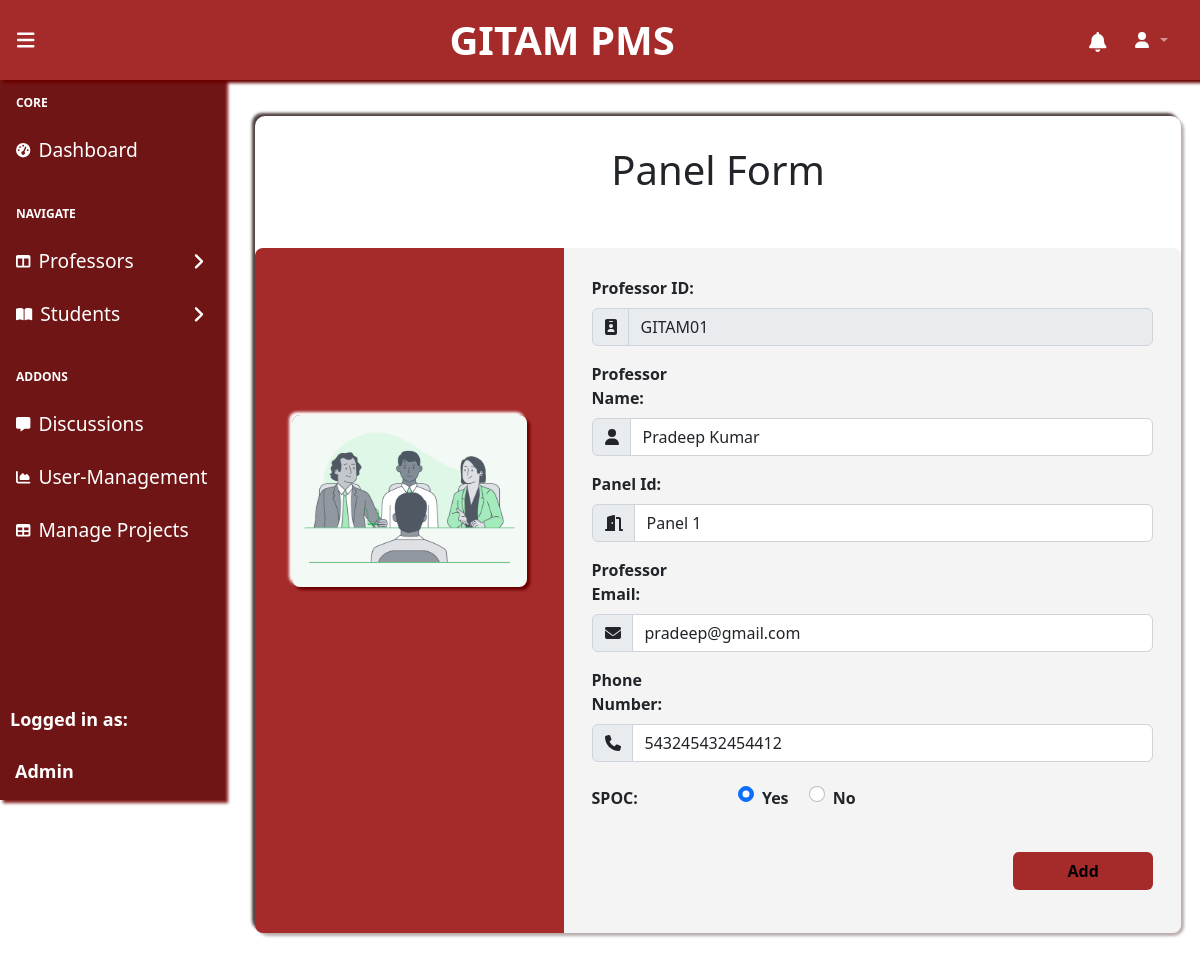
The app's page /Dashboard-Admin/includes/Edit_panel.php?professor_id=GITAM01 (signed in) with its own data.
### tables this page shows
CREATE TABLE `panels_list` (
  `id` int(11) NOT NULL,
  `professor_id` varchar(255) NOT NULL,
  `professor_name` varchar(255) NOT NULL,
  `panel_id` varchar(255) NOT NULL,
  `professor_email` varchar(255) NOT NULL,
  `phone_number` varchar(255) NOT NULL,
  `spoc` enum('Yes','No') NOT NULL
);

### Dashboard-Admin/includes/Edit_panel.php (the view, shortened to what this page needs)
<!DOCTYPE html>
<html lang="en">
<head>
    <link href="https://cdn.jsdelivr.net/npm/simple-datatables@7.1.2/dist/style.min.css" rel="stylesheet" />
    <link href="Edit_panel.css" rel="stylesheet" />
    <link rel="stylesheet" href="https://maxcdn.bootstrapcdn.com/bootstrap/4.0.0/css/bootstrap.min.css" />
    <link rel="stylesheet" href="https://use.fontawesome.com/releases/v5.8.1/css/all.css" />
</head>
<?php
include('header.php');
include('../../dbcon.php');
if (isset($_GET['professor_id'])) {
    $professorId = $_GET['professor_id'];
    $sql = "SELECT * FROM panels_list WHERE professor_id = '$professorId'";
    $result = mysqli_query($con, $sql);
    $row = mysqli_fetch_assoc($result);
    if ($row) {
        $professorName = $row['professor_name'];
        $panelId = $row['panel_id'];
        $professorEmail = $row['professor_email'];
        $phoneNumber = $row['phone_number'];
        $spoc = $row['spoc'];
    } else {
        echo "User not found in panels_list table";
    }
}
?>
<div class="container" style="margin-left: 30px; margin-right: 100px; width: 95%;">
    <div class="row">
        <div id="form-header" class="col-12" style="margin-top:30px;">
            <h1 id="title">Panel Form</h1>
        </div>
    </div>
    <div class="row">
        <div id="form-tagline" class="col-md-4">
            <div class="form-tagline">
                <img class="form-img" src="./panel-img.png" alt="img" />
            </div>
        </div>
        <div id="form-content" class="col-md-8">
            <form id="update-form" method="POST">
                <div class="row form-group">
                    <div class="col-sm-3">
                        <label id="professor-id-label" class="control-label" for="professor_id">Professor ID:</label>
                    </div>
                    <div class="input-group col-sm-9">
                        <div class="input-group-prepend">
                            <span class="input-group-text" id="basic-addon-professor-id"><i class="fa fa-id-badge"></i></span>
                        </div>
                        <input id="professor_id" type="text" class="form-control" placeholder="Please Enter ID" name="professor_id" value="<?php echo $professorId; ?>" required readonly />
                    </div>
                </div>
                <div class="row form-group">
                    <div class="col-sm-3">
                        <label id="professor-name-label" class="control-label" for="professor_name">Professor Name:</label>
                    </div>
                    <div class="input-group col-sm-9">
                        <div class="input-group-prepend">
                            <span class="input-group-text" id="basic-addon-professor-name"><i class="fa fa-user"></i></span>
                        </div>
                        <input id="professor_name" type="text" class="form-control" placeholder="Professor Name" name="professor_name" value="<?php echo $professorName; ?>" required />
                    </div>
                </div>
                <div class="row form-group">
                    <div class="col-sm-3">
                        <label id="panel-id-label" class="control-label" for="panel_id">Panel Id:</label>
                    </div>
                    <div class="input-group col-sm-9">
                        <div class="input-group-prepend">
                            <span class="input-group-text" id="basic-addon-panel-id"><i class="fa fa-door-open"></i></span>
                        </div>
                        <select name="panel_id" id="panel_id" class="form-control" required>
                            <?php
                            for ($i = 0; $i <= 20; $i++) {
                                $selected = ($panelId == "panel$i") ? "selected" : "";
                                echo "<option value='panel$i' $selected>Panel $i</option>";
                            }
                            ?>
                        </select>
                    </div>
                </div>
                <div class="form-group row">
                    <div class="col-sm-3">
                        <label id="professor-email-label" class="control-label" for="professor_email">Professor Email:</label>
                    </div>
                    <div class="input-group col-sm-9">
                        <div class="input-group-prepend">
                            <span class="input-group-text" id="basic-addon-professor-email"><i class="fa fa-envelope"></i></span>
                        </div>
                        <input type="email" class="form-control" id="professor_email" placeholder="Professor Email" name="professor_email" value="<?php echo $professorEmail; ?>" required />
                    </div>
                </div>
                <div class="form-group row">
                    <div class="col-sm-3">
                        <label id="professor-phone-label" class="control-label" for="phone_number">Phone Number:</label>
                    </div>
                    <div class="input-group col-sm-9">
                        <div class="input-group-prepend">
                            <span class="input-group-text" id="basic-addon-professor-phone"><i class="fa fa-phone"></i></span>
                        </div>
                        <input type="number" class="form-control" id="phone_number" placeholder="Phone Number" name="phone_number" value="<?php echo $phoneNumber; ?>" required />
                    </div>
                </div>
                <div class="form-group row mt-4">
                    <div class="col-sm-3">
                        <label class="control-label" for="spoc">SPOC:</label>
                    </div>
                    <div class="col-sm-9" style="font-weight: bold;">
                        <div class="form-check form-check-inline">
                            <input class="form-check-input" type="radio" name="spoc" id="spoc_yes" value="Yes" <?php if ($spoc == "Yes") echo "checked"; ?>>
                            <label class="form-check-label" for="spoc_yes">Yes</label>
                        </div>
                        <div class="form-check form-check-inline">
                            <input class="form-check-input" type="radio" name="spoc" id="spoc_no" value="No" <?php if ($spoc == "No") echo "checked"; ?>>
                            <label class="form-check-label" for="spoc_no">No</label>
                        </div>
                    </div>
                </div>
                <div class="form-group row">
                    <div class="col-sm-12 submit-button">
                        <button type="button" id="submit" class="btn" aria-pressed="true">
                            Add
                        </button>
                    </div>
                </div>
            </form>
        </div>
    </div>
</div>
<?php
include('scripts.php');
?>
</html>

### Dashboard-Admin/includes/Edit_panel.css (style rules this page uses)
.container { margin-top: 60px; margin-bottom: 5%; box-shadow: 3px 3px 3px #b8acac, -3px -3px 3px #4f3e3e; border-radius: 10px; }
#form-header { margin-top: 5%; text-align: center; }
#form-tagline { background: brown; border-top-left-radius: 0.5rem; border-bottom-left-radius: 0.5rem; color: #ffffff; margin-top: 5%; padding: 4%; text-align: left; }
.form-img { margin-top: 130px; width: 100%; border-radius: 8px; box-shadow: 3px 3px 3px #6b0101, -3px -3px 3px #fff; }
#form-content { background: #f4f4f4; border-top-right-radius: 0.5rem; border-bottom-right-radius: 0.5rem; margin-top: 5%; padding: 3%; }
.form-group { margin-top: 5%; }
.control-label { font-size: 16px; font-weight: 600; }
div .submit-button { margin-top: 3%; text-align: right; }
button#submit { white-space: normal; background: brown; color: black; font-weight: bolder; width: 25%; }

### records on screen
panels_list: professor_name "Pradeep Kumar", professor_email "pradeep@gmail.com", phone_number "543245432454412", spoc "☑ Yes", spoc "☐ No"
